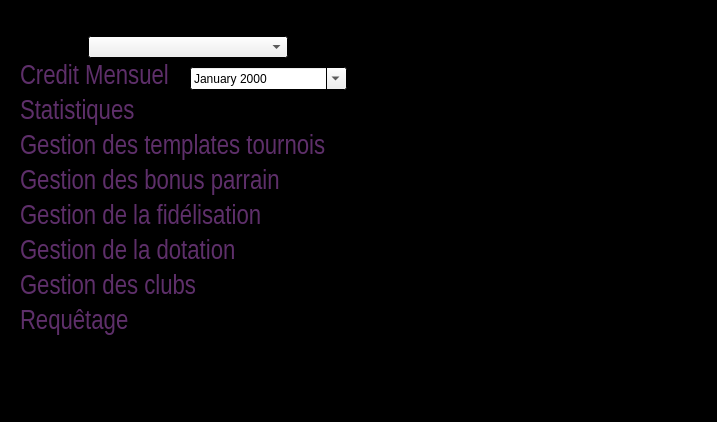
<?xml version="1.0" encoding="UTF-8"?>
<ui version="4.0">
 <class>AdministrationClass</class>
 <widget class="QWidget" name="AdministrationClass">
  <property name="geometry">
   <rect>
    <x>0</x>
    <y>0</y>
    <width>717</width>
    <height>422</height>
   </rect>
  </property>
  <property name="palette">
   <palette>
    <active>
     <colorrole role="WindowText">
      <brush brushstyle="SolidPattern">
       <color alpha="255">
        <red>94</red>
        <green>47</green>
        <blue>106</blue>
       </color>
      </brush>
     </colorrole>
     <colorrole role="Base">
      <brush brushstyle="SolidPattern">
       <color alpha="255">
        <red>255</red>
        <green>255</green>
        <blue>255</blue>
       </color>
      </brush>
     </colorrole>
     <colorrole role="Window">
      <brush brushstyle="SolidPattern">
       <color alpha="255">
        <red>0</red>
        <green>0</green>
        <blue>0</blue>
       </color>
      </brush>
     </colorrole>
     <colorrole role="Link">
      <brush brushstyle="SolidPattern">
       <color alpha="255">
        <red>94</red>
        <green>47</green>
        <blue>106</blue>
       </color>
      </brush>
     </colorrole>
     <colorrole role="LinkVisited">
      <brush brushstyle="SolidPattern">
       <color alpha="255">
        <red>94</red>
        <green>47</green>
        <blue>106</blue>
       </color>
      </brush>
     </colorrole>
    </active>
    <inactive>
     <colorrole role="WindowText">
      <brush brushstyle="SolidPattern">
       <color alpha="255">
        <red>94</red>
        <green>47</green>
        <blue>106</blue>
       </color>
      </brush>
     </colorrole>
     <colorrole role="Base">
      <brush brushstyle="SolidPattern">
       <color alpha="255">
        <red>255</red>
        <green>255</green>
        <blue>255</blue>
       </color>
      </brush>
     </colorrole>
     <colorrole role="Window">
      <brush brushstyle="SolidPattern">
       <color alpha="255">
        <red>0</red>
        <green>0</green>
        <blue>0</blue>
       </color>
      </brush>
     </colorrole>
     <colorrole role="Link">
      <brush brushstyle="SolidPattern">
       <color alpha="255">
        <red>94</red>
        <green>47</green>
        <blue>106</blue>
       </color>
      </brush>
     </colorrole>
     <colorrole role="LinkVisited">
      <brush brushstyle="SolidPattern">
       <color alpha="255">
        <red>94</red>
        <green>47</green>
        <blue>106</blue>
       </color>
      </brush>
     </colorrole>
    </inactive>
    <disabled>
     <colorrole role="WindowText">
      <brush brushstyle="SolidPattern">
       <color alpha="255">
        <red>120</red>
        <green>120</green>
        <blue>120</blue>
       </color>
      </brush>
     </colorrole>
     <colorrole role="Base">
      <brush brushstyle="SolidPattern">
       <color alpha="255">
        <red>0</red>
        <green>0</green>
        <blue>0</blue>
       </color>
      </brush>
     </colorrole>
     <colorrole role="Window">
      <brush brushstyle="SolidPattern">
       <color alpha="255">
        <red>0</red>
        <green>0</green>
        <blue>0</blue>
       </color>
      </brush>
     </colorrole>
     <colorrole role="Link">
      <brush brushstyle="SolidPattern">
       <color alpha="255">
        <red>94</red>
        <green>47</green>
        <blue>106</blue>
       </color>
      </brush>
     </colorrole>
     <colorrole role="LinkVisited">
      <brush brushstyle="SolidPattern">
       <color alpha="255">
        <red>94</red>
        <green>47</green>
        <blue>106</blue>
       </color>
      </brush>
     </colorrole>
    </disabled>
   </palette>
  </property>
  <property name="windowTitle">
   <string>Administration</string>
  </property>
  <property name="windowIcon">
   <iconset resource="pokersphere.qrc">
    <normaloff>:/img/Resources/sphere.ico</normaloff>:/img/Resources/sphere.ico</iconset>
  </property>
  <layout class="QHBoxLayout" name="horizontalLayout">
   <item>
    <layout class="QVBoxLayout" name="vLayout">
     <property name="leftMargin">
      <number>9</number>
     </property>
     <property name="topMargin">
      <number>25</number>
     </property>
     <item>
      <layout class="QHBoxLayout" name="horizontalLayout_3">
       <item>
        <widget class="QComboBox" name="franchiseComboBox">
         <property name="maximumSize">
          <size>
           <width>200</width>
           <height>16777215</height>
          </size>
         </property>
        </widget>
       </item>
      </layout>
     </item>
     <item>
      <layout class="QHBoxLayout" name="horizontalLayout_2">
       <property name="spacing">
        <number>12</number>
       </property>
       <property name="rightMargin">
        <number>9</number>
       </property>
       <item>
        <widget class="QLabel" name="creditMensuelLabel">
         <property name="font">
          <font>
           <family>Arial Narrow</family>
           <pointsize>20</pointsize>
          </font>
         </property>
         <property name="text">
          <string>&lt;a href=&quot;a&quot; style=&quot;text-decoration:none;&quot;&gt;&lt;font color=&quot;#5E2F6A&quot;&gt;Credit Mensuel&lt;/font&gt;&lt;/a&gt;</string>
         </property>
         <property name="margin">
          <number>3</number>
         </property>
        </widget>
       </item>
       <item>
        <widget class="QDateEdit" name="moisDateEdit">
         <property name="displayFormat">
          <string>MMMM yyyy</string>
         </property>
         <property name="calendarPopup">
          <bool>true</bool>
         </property>
        </widget>
       </item>
      </layout>
     </item>
     <item>
      <widget class="QLabel" name="statistiquesLabel">
       <property name="font">
        <font>
         <family>Arial Narrow</family>
         <pointsize>20</pointsize>
        </font>
       </property>
       <property name="text">
        <string>&lt;a href=&quot;a&quot; style=&quot;text-decoration:none;&quot;&gt;&lt;font color=&quot;#5E2F6A&quot;&gt;Statistiques&lt;/font&gt;&lt;/a&gt;</string>
       </property>
       <property name="margin">
        <number>3</number>
       </property>
      </widget>
     </item>
     <item>
      <widget class="QLabel" name="gestionTemplateLabel">
       <property name="font">
        <font>
         <family>Arial Narrow</family>
         <pointsize>20</pointsize>
        </font>
       </property>
       <property name="text">
        <string>&lt;a href=&quot;a&quot; style=&quot;text-decoration:none;&quot;&gt;&lt;font color=&quot;#5E2F6A&quot;&gt;Gestion des templates tournois&lt;/font&gt;&lt;/a&gt;</string>
       </property>
      </widget>
     </item>
     <item>
      <widget class="QLabel" name="gestionBonusParrainLabel">
       <property name="font">
        <font>
         <family>Arial Narrow</family>
         <pointsize>20</pointsize>
        </font>
       </property>
       <property name="text">
        <string>&lt;a href=&quot;a&quot; style=&quot;text-decoration:none;&quot;&gt;&lt;font color=&quot;#5E2F6A&quot;&gt;Gestion des bonus parrain&lt;/font&gt;&lt;/a&gt;</string>
       </property>
      </widget>
     </item>
     <item>
      <widget class="QLabel" name="gestionFidelisationLabel">
       <property name="font">
        <font>
         <family>Arial Narrow</family>
         <pointsize>20</pointsize>
        </font>
       </property>
       <property name="text">
        <string>&lt;a href=&quot;a&quot; style=&quot;text-decoration:none;&quot;&gt;&lt;font color=&quot;#5E2F6A&quot;&gt;Gestion de la fidélisation&lt;/font&gt;&lt;/a&gt;</string>
       </property>
      </widget>
     </item>
     <item>
      <widget class="QLabel" name="gestionDotationLabel">
       <property name="font">
        <font>
         <family>Arial Narrow</family>
         <pointsize>20</pointsize>
        </font>
       </property>
       <property name="text">
        <string>&lt;a href=&quot;a&quot; style=&quot;text-decoration:none;&quot;&gt;&lt;font color=&quot;#5E2F6A&quot;&gt;Gestion de la dotation&lt;/font&gt;&lt;/a&gt;</string>
       </property>
      </widget>
     </item>
     <item>
      <widget class="QLabel" name="gestionClubLabel">
       <property name="font">
        <font>
         <family>Arial Narrow</family>
         <pointsize>20</pointsize>
        </font>
       </property>
       <property name="text">
        <string>&lt;a href=&quot;a&quot; style=&quot;text-decoration:none;&quot;&gt;&lt;font color=&quot;#5E2F6A&quot;&gt;Gestion des clubs&lt;/font&gt;&lt;/a&gt;</string>
       </property>
      </widget>
     </item>
     <item>
      <widget class="QLabel" name="queryLabel">
       <property name="font">
        <font>
         <family>Arial Narrow</family>
         <pointsize>20</pointsize>
        </font>
       </property>
       <property name="text">
        <string>&lt;a href=&quot;a&quot; style=&quot;text-decoration:none;&quot;&gt;&lt;font color=&quot;#5E2F6A&quot;&gt;Requêtage&lt;/font&gt;&lt;/a&gt;</string>
       </property>
      </widget>
     </item>
     <item>
      <spacer name="verticalSpacer">
       <property name="orientation">
        <enum>Qt::Vertical</enum>
       </property>
       <property name="sizeHint" stdset="0">
        <size>
         <width>20</width>
         <height>40</height>
        </size>
       </property>
      </spacer>
     </item>
    </layout>
   </item>
   <item>
    <widget class="QLabel" name="imgLabel">
     <property name="pixmap">
      <pixmap resource="pokersphere.qrc">:/img/Resources/pokerSphere.gif</pixmap>
     </property>
     <property name="alignment">
      <set>Qt::AlignRight|Qt::AlignTop|Qt::AlignTrailing</set>
     </property>
    </widget>
   </item>
  </layout>
 </widget>
 <layoutdefault spacing="6" margin="11"/>
 <resources>
  <include location="pokersphere.qrc"/>
 </resources>
 <connections/>
</ui>
